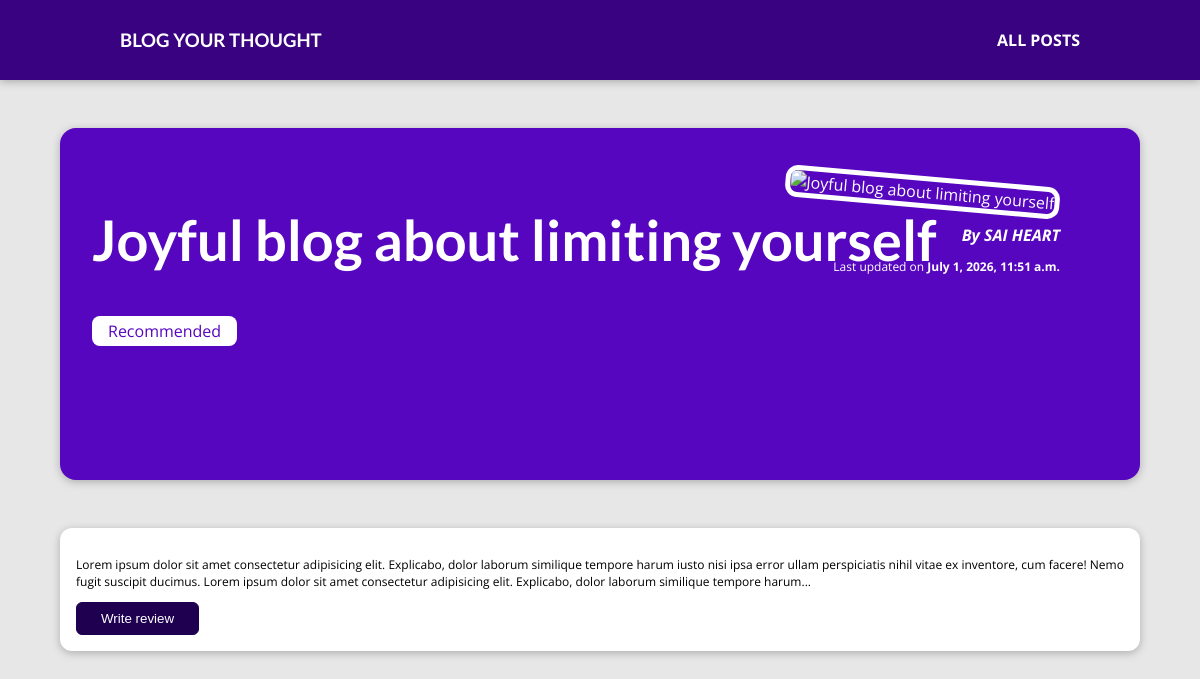
The page /posts/joyful-blog-about-limiting-yourself/ on the database its author committed.
### myblogs/models.py (models this page shows, shortened)
class Blog(models.Model):
    class Meta:
        verbose_name = "Blog"
        verbose_name_plural = "Blogs"
    title = models.CharField(max_length=100, null=False)
    author = models.ForeignKey(
            to=Author,
            related_name="blogs",
            on_delete=models.CASCADE,
            null=False
            )
    imageUrl = models.CharField(max_length=150, null=True)
    updatedOn = models.DateTimeField(auto_now=True, null=False)
    excerpt = models.CharField(max_length=250, null=False)
    summary = models.CharField(max_length=2000, null=False)
    slug = models.SlugField(unique=True, null=False)
    tags = models.ManyToManyField(to=Tag, related_name="blogTags")

class Tag(models.Model):
    caption = models.CharField(max_length=50)
    class Meta:
        verbose_name = "Tag"
        verbose_name_plural = "Tags"

class Author(models.Model):
    first_name = models.CharField(max_length=100, null=False)
    last_name = models.CharField(max_length=100, null=False)
    email = models.EmailField(null=False, unique=True)
    class Meta:
        indexes = [
            models.Index(fields=["last_name", "first_name"])
        ]
        verbose_name = "Author"
        verbose_name_plural = "Authors"
    def get_author_fullName(self):
        return f"{self.first_name} {self.last_name}"
    def __str__(self):
        return self.get_author_fullName()

### myblogs/views.py (the view)
# urls.py: path('posts/<slug:slug>/', views.post_detail, name="posts-details"),
def post_detail(request, slug):
    posts = get_object_or_404(Blog, slug=slug)
    return render(request,'myblogs/post-detail.html',
        {
            "posts": posts,
            "tags": posts.tags.all()
        }
    )

### myblogs/templates/myblogs/post-detail.html (shortened to what this page needs)
{% extends 'base.html' %}
{% load static %}
{% block pageStyles %}
    <link rel="stylesheet" href="{% static 'myblogs/css/post-detail.css' %}"/>
{% endblock%}
{% block pageContent %}
    <section id="summary">
        <h2>{{posts.title}}</h2>
        <div>
            {% for tag in tags %}
                <span class="tag">{{ tag.caption }}</span>
            {% endfor %}
        </div>
        <article>
            <img src="{% static 'myblogs/images/'%}{{posts.imageName}}" alt="{{posts.title}}"/>
            <address>By <a href="mailto:{{ posts.author.email }}">{{posts.author}}</a></address>
            <p>Last updated on <time>{{ posts.updatedOn }}</time></p>
        </article>
    </section>
    <main>
        <p>{{posts.summary}}</p>
        <section class="review-button">
            <button type="button" onclick="location.href='{% url 'posts-review-form' %}'">Write review</button>
        </section>
    </main>
{% endblock %}

### static/app.css (style rules this page uses)
* { box-sizing: border-box; }
html { font-family: 'Open Sans', 'Lato', sans-serif; }
body { margin: 0; }
h1, h2, h3 { font-family: 'Lato', sans-serif; font-weight: bold; }
p { font-size: 12px; }

### myblogs/static/myblogs/css/post-detail.css (style rules this page uses)
body { background-color: #e7e7e7; }
#summary { margin: 8rem auto 3rem auto; padding: 2rem; width: 90%; max-width: 90rem; border-radius: 16px; background-color: #5706c0; position: relative; box-shadow: 0 2px 8px rgba(0, 0, 0, 0.25); height: 22rem; }
#summary h2 { color: white; font-size: 3.5rem; }
#summary article { position: absolute; top: 2rem; right: 3rem; padding: 1rem 2rem; border-radius: 12px; text-align: right; color: white; }
#summary article img { width: 12rem; height: 12rem; border-radius: 12px; transform: rotateZ(5deg); border: 5px solid white; margin-bottom: 1rem; }
#summary address { font-weight: bold; }
#summary time { font-weight: bold; }
#summary a { text-decoration: none; color: white; }
main { width: 90%; max-width: 90rem; margin: 3rem auto; background-color: white; padding: 1rem; border-radius: 12px; box-shadow: 0 2px 8px rgba(0, 0, 0, 0.25); }
.tag { background-color: white; color: #5706c0; padding: 0.25rem 1rem; border-radius: 8px; }
.review-button button { cursor: pointer; padding: 0.5rem 1.5rem; border-radius: 6px; background-color: #1f0050; color: white; border: 1px solid #1f0050; }

### rows shown on the page
Blog: title "Joyful blog about limiting yourself", author "SAI HEART", updatedOn "July 1, 2026, 11:51 a.m.", summary "Lorem ipsum dolor sit amet consectetur adipisicing elit. Explicabo, dolor laborum similique tempore harum iusto nisi ipsa error ullam perspiciatis nihil vitae ex inventore, cum facere! Nemo fugit suscipit ducimus. Lorem ipsum dolor sit amet consectetur adipisicing elit. Explicabo, dolor laborum similique tempore harum..."
Tag: caption "Recommended"
